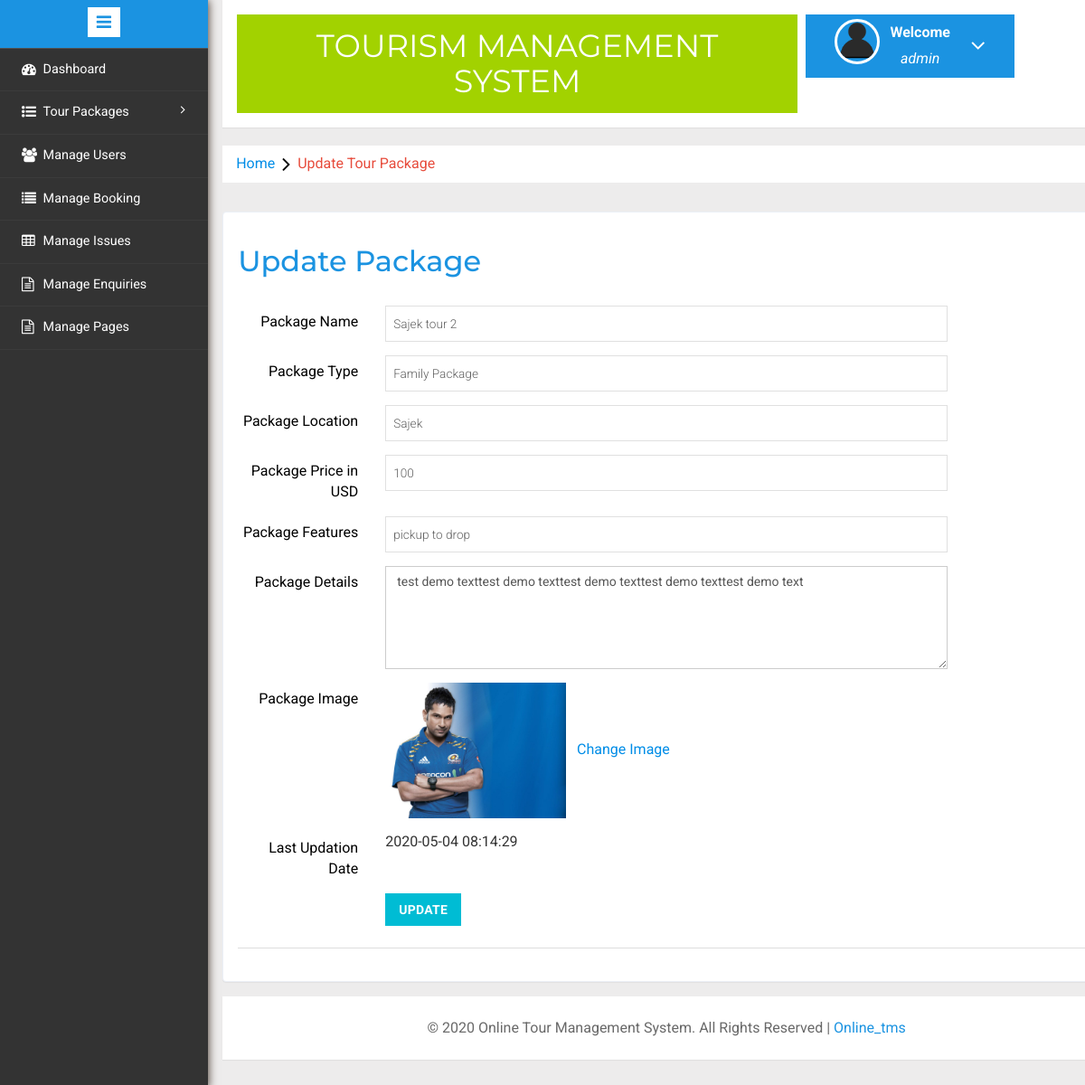
The page /admin/update-package.php?pid=1 (signed in) on the database its author committed.
### tables this page shows
CREATE TABLE `tbl_tourpackage` (
  `id` int(11) NOT NULL,
  `packagename` varchar(255) NOT NULL,
  `packagetype` varchar(20) NOT NULL,
  `packagelocation` varchar(20) NOT NULL,
  `pakageprice` varbinary(255) NOT NULL,
  `packagefetures` text NOT NULL,
  `packagedetails` text NOT NULL,
  `packageimage` varchar(255) NOT NULL,
  `createdate` timestamp NOT NULL DEFAULT CURRENT_TIMESTAMP ON UPDATE CURRENT_TIMESTAMP,
  `updatedate` timestamp NOT NULL DEFAULT '0000-00-00 00:00:00' ON UPDATE CURRENT_TIMESTAMP
);

### admin/update-package.php (the view, shortened to what this page needs)
<?php
include('includes/config.php');
if(strlen($_SESSION['alogin'])==0)
{
	header('location:index.php');
}
else{
	?>
	<!DOCTYPE HTML>
	<html>
	<head>
		<link href="css/bootstrap.min.css" rel='stylesheet' type='text/css' />
		<link href="css/style.css" rel='stylesheet' type='text/css' />
		<link rel="stylesheet" href="css/morris.css" type="text/css"/>
		<link href="css/font-awesome.css" rel="stylesheet">
		<link rel="stylesheet" href="css/icon-font.min.css" type='text/css' />
	</head>
	<body>
		<div class="page-container">
			<div class="left-content">
				<div class="mother-grid-inner">
					<?php include('includes/header.php');?>
				</div>
				<ol class="breadcrumb">
					<li class="breadcrumb-item"><a href="dashboard.php">Home</a><i class="fa fa-angle-right"></i>Update Tour Package </li>
				</ol>
				<div class="grid-form">
					<div class="grid-form1">
						<h3>Update Package</h3>
						<div class="tab-content">
							<div class="tab-pane active" id="horizontal-form">
								<?php
								$id=intval($_GET['pid']);
								$sql = "SELECT * FROM tbl_tourpackage where id='$id'";
								$query=mysqli_query($con,$sql);
								$num=mysqli_num_rows($query);
								if ($num>0) {
									while ($result=mysqli_fetch_array($query)) {
										?>
										<form class="form-horizontal" name="package" method="post" enctype="multipart/form-data">
											<div class="form-group">
												<label for="focusedinput" class="col-sm-2 control-label">Package Name</label>
												<div class="col-sm-8">
													<input type="text" class="form-control1" name="packagename" id="packagename" placeholder="Create Package" value="<?php echo htmlentities($result['packagename']);?>" required>
												</div>
											</div>
											<div class="form-group">
												<label for="focusedinput" class="col-sm-2 control-label">Package Type</label>
												<div class="col-sm-8">
													<input type="text" class="form-control1" name="packagetype" id="packagetype" placeholder=" Package Type eg- Family Package / Couple Package" value="<?php echo htmlentities($result['packagetype']);?>" required>
												</div>
											</div>
											<div class="form-group">
												<label for="focusedinput" class="col-sm-2 control-label">Package Location</label>
												<div class="col-sm-8">
													<input type="text" class="form-control1" name="packagelocation" id="packagelocation" placeholder=" Package Location" value="<?php echo htmlentities($result['packagelocation']);?>" required>
												</div>
											</div>
											<div class="form-group">
												<label for="focusedinput" class="col-sm-2 control-label">Package Price in USD</label>
												<div class="col-sm-8">
													<input type="text" class="form-control1" name="pakageprice" id="pakageprice" placeholder=" Package Price is USD" value="<?php echo htmlentities($result['pakageprice']);?>" required>
												</div>
											</div>
											<div class="form-group">
												<label for="focusedinput" class="col-sm-2 control-label">Package Features</label>
												<div class="col-sm-8">
													<input type="text" class="form-control1" name="packagefetures" id="packagefetures" placeholder="Package Features Eg-free Pickup-drop facility" value="<?php echo htmlentities($result['packagefetures']);?>" required>
												</div>
											</div>
											<div class="form-group">
												<label for="focusedinput" class="col-sm-2 control-label">Package Details</label>
												<div class="col-sm-8">
													<textarea class="form-control" rows="5" cols="50" name="packagedetails" id="packagedetails" placeholder="Package Details" required><?php echo htmlentities($result['packagedetails']);?></textarea>
												</div>
											</div>
											<div class="form-group">
												<label for="focusedinput" class="col-sm-2 control-label">Package Image</label>
												<div class="col-sm-8">
													<img src="../images/<?php echo htmlentities($result['packageimage']);?>" width="200">&nbsp;&nbsp;&nbsp;<a href="change-image.php?imgid=<?php echo htmlentities($result['id']);?>">Change Image</a>
												</div>
											</div>
											<div class="form-group">
												<label for="focusedinput" class="col-sm-2 control-label">Last Updation Date</label>
												<div class="col-sm-8">
													<?php echo htmlentities($result['updatedate']);?>
												</div>
											</div>
										<?php }} ?>
										<div class="row">
											<div class="col-sm-8 col-sm-offset-2">
												<button type="submit" name="submit" class="btn-primary btn">Update</button>
											</div>
										</div>
									</div>
								<div class="panel-footer">
								</div>
						</div>
					</div>
					<?php include('includes/footer.php');?>
				</div>
			</div>
			<?php include('includes/sidebarmenu.php');?>
		</div>
	</body>
	</html>
	<?php } ?>

### rows shown on the page
tbl_tourpackage: packagename "Sajek tour 2", packagetype "Family Package", packagelocation "Sajek", pakageprice "100", packagefetures "pickup to drop", packagedetails "test demo texttest demo texttest demo texttest demo texttest demo text", packageimage (picture), updatedate "2020-05-04 08:14:29"

### other values the page prints
$_SESSION['alogin'] "admin"
Date("Y") "2020"
